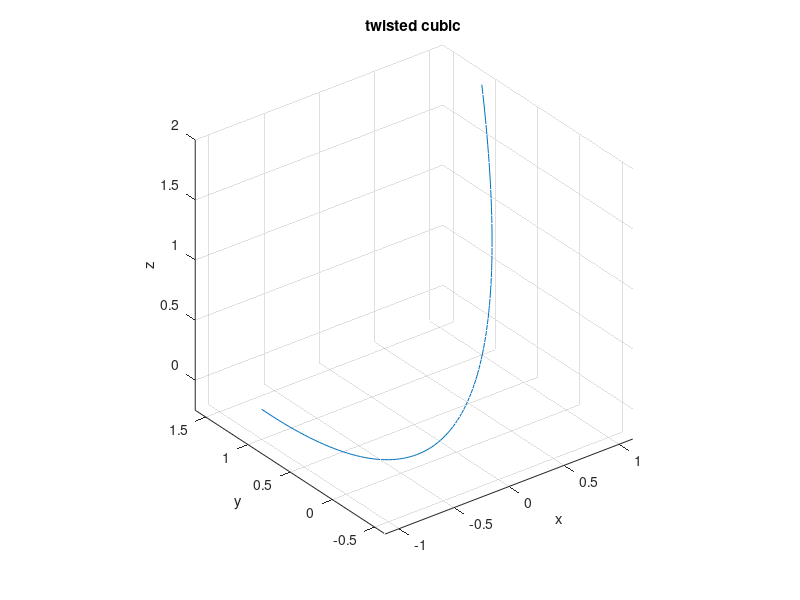

This chart was generated by the following MATLAB code:
clear all;close all;
% twisted cubic
t = linspace(-1,1,100);
hold off
plot3(t,t.^2,t.^3)
hold on
grid on
axis equal
xlabel('x')
ylabel('y')
zlabel('z')
title('twisted cubic')

t = linspace(-1,1,100);
hold off
plot3(t,t.^2,t.^2+t)
hold on
grid on
axis equal
xlabel('x')
ylabel('y')
zlabel('z')
title('twisted cubic')